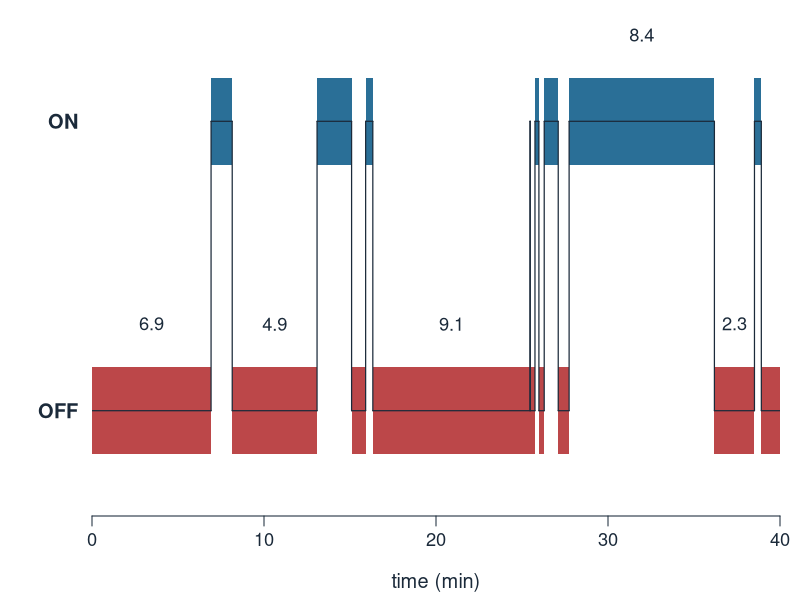
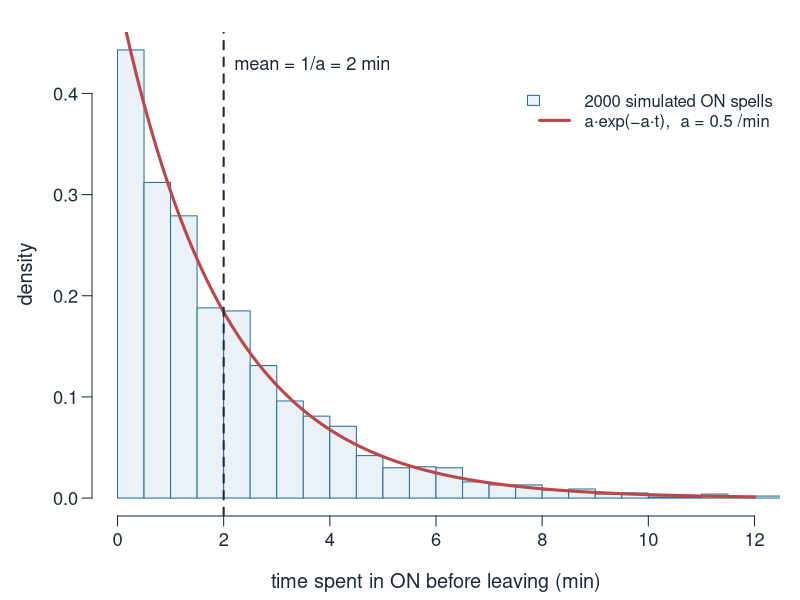
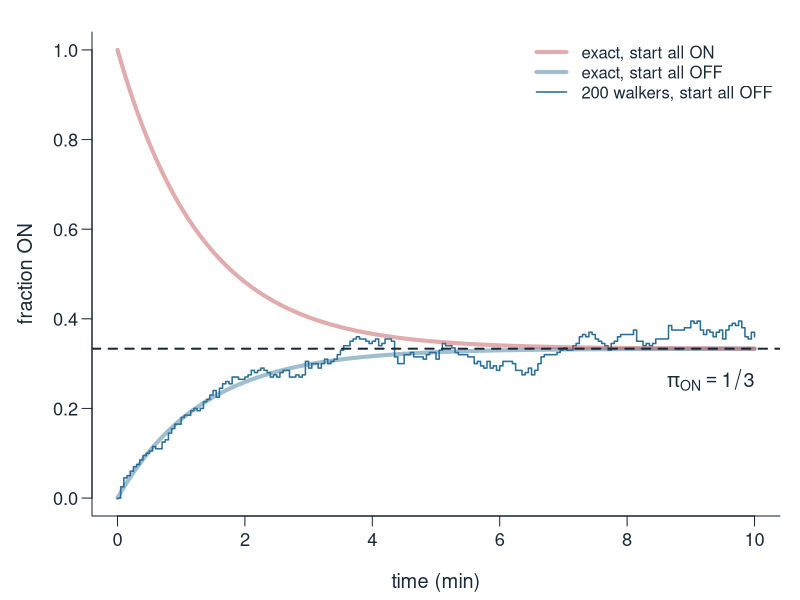
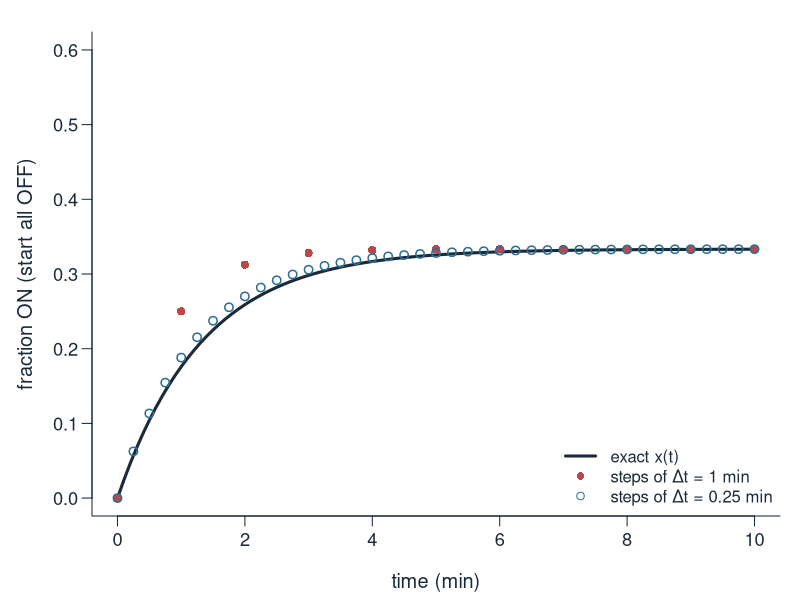
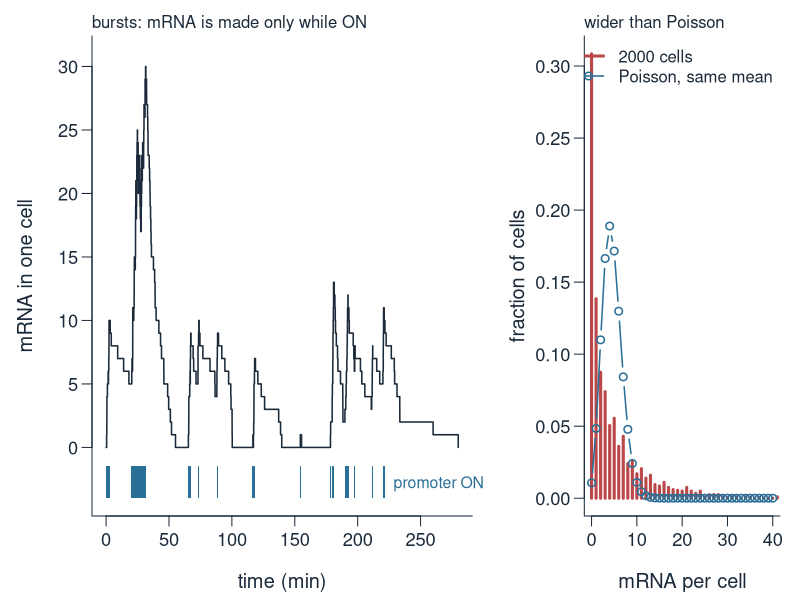

These figures' R source, in order:
# Figures for the ctmc/ unit ("Continuous-time Markov chains", extra material).
#
# Re-run by hand from this folder (it is NOT run by `quarto render`):
#   cd ctmc && Rscript make-ctmc-figs.R
#
# Writes figNN-*.svg (the hand-drawn diagrams fig03, fig05, fig06, fig07 are
# separate, hand-written SVG files) and prints the numbers quoted on the slides.
# Base R only. Colours follow the markov/ figures.

set.seed(1)

ink  <- "#1b2a3a"   # text and lines
cON  <- "#2a6f97"   # state ON  (blue, as R in markov/)
cOFF <- "#bc4749"   # state OFF (red)
cALT <- "#6a994e"   # a third colour (green)

fig <- function(file, w, h, expr) {
  svg(file, width = w, height = h, family = "Helvetica")
  par(mar = c(4.2, 4.6, 1.6, 1), las = 1, mgp = c(2.8, 0.7, 0), col.axis = ink, col.lab = ink, fg = ink,
      cex.axis = 1.1, cex.lab = 1.2)
  expr
  invisible(dev.off())
}

## ---- the lecture chain: promoter ON <-> OFF ---------------------------------
a <- 0.5    # rate ON -> OFF (per min)
b <- 0.25   # rate OFF -> ON (per min)
Q <- matrix(c(-a, a,
               b, -b), 2, byrow = TRUE, dimnames = list(c("ON", "OFF"), c("ON", "OFF")))
cat("Q =\n"); print(Q)
cat(sprintf("mean time ON = 1/a = %.2f min, mean time OFF = 1/b = %.2f min\n", 1 / a, 1 / b))
cat(sprintf("pi = (b, a)/(a+b) = (%.4f, %.4f); relaxation rate a+b = %.2f /min\n",
            b / (a + b), a / (a + b), a + b))

# Gillespie simulation of one 2-state chain: returns jump times and states
gillespie2 <- function(a, b, tmax, start = "OFF") {
  t <- 0; s <- start
  times <- 0; states <- s
  while (t < tmax) {
    rate <- if (s == "ON") a else b
    t <- t + rexp(1, rate)
    s <- if (s == "ON") "OFF" else "ON"
    times <- c(times, t); states <- c(states, s)
  }
  data.frame(time = times, state = states)
}

## ---- fig02: one promoter's ON/OFF trace ---------------------------------------
set.seed(3)
tr <- gillespie2(a, b, 40)
fig("fig02-telegraph-trace.svg", 7.5, 2.6, {
  par(mar = c(4.2, 4.6, 0.8, 1))
  plot(NA, xlim = c(0, 40), ylim = c(-0.3, 1.3), xaxs = "i", yaxt = "n", bty = "n",
       xlab = "time (min)", ylab = "")
  axis(2, at = c(0, 1), labels = c("OFF", "ON"), tick = FALSE, font = 2, cex.axis = 1.2)
  for (k in seq_len(nrow(tr) - 1)) {
    x0 <- tr$time[k]; x1 <- min(tr$time[k + 1], 40)
    on <- tr$state[k] == "ON"
    rect(x0, if (on) 0.85 else -0.15, x1, if (on) 1.15 else 0.15,
         col = if (on) cON else cOFF, border = NA)
    if (x1 - x0 > 2.2) text((x0 + x1) / 2, if (on) 1.3 else 0.3, sprintf("%.1f", x1 - x0),
                            col = ink, cex = 1.1)
  }
  s <- stepfun(tr$time[-1], as.numeric(tr$state == "ON"))
  plot(s, add = TRUE, do.points = FALSE, verticals = TRUE, col = ink, lwd = 1.2, xlim = c(0, 40))
})
d <- diff(tr$time); st <- tr$state[-nrow(tr)]
cat(sprintf("fig02: %d jumps in 40 min; ON spells mean %.2f, OFF spells mean %.2f (incl. last, cut)\n",
            nrow(tr) - 1, mean(d[st == "ON"]), mean(d[st == "OFF"])))

## ---- fig04: waiting times in ON are exponential ---------------------------------
set.seed(4)
w <- rexp(2000, rate = a)
cat(sprintf("fig04: 2000 ON spells: mean %.3f (1/a = %.1f), P(T > 4) sim %.3f, exact e^-2 = %.3f\n",
            mean(w), 1 / a, mean(w > 4), exp(-a * 4)))
fig("fig04-waiting-times.svg", 7, 4, {
  hist(w, breaks = seq(0, ceiling(max(w)) + 1, by = 0.5), freq = FALSE, col = "#eaf1f7", border = cON,
       main = "", xlab = "time spent in ON before leaving (min)", ylab = "density", xlim = c(0, 12))
  curve(a * exp(-a * x), from = 0, to = 12, add = TRUE, lwd = 3, col = cOFF)
  abline(v = 1 / a, lty = 2, lwd = 2, col = ink)
  text(1 / a + 0.2, 0.43, "mean = 1/a = 2 min", adj = 0, col = ink, cex = 1.1)
  legend("topright", inset = c(0, 0.1), c("2000 simulated ON spells", "a·exp(−a·t),  a = 0.5 /min"),
         fill = c("#eaf1f7", NA), border = c(cON, NA), lwd = c(NA, 3), col = c(NA, cOFF), bty = "n", cex = 1.0)
})

## ---- fig08: relaxation to equilibrium -------------------------------------------
xon <- function(t, x0) b / (a + b) + (x0 - b / (a + b)) * exp(-(a + b) * t)
# 200 walkers, all start OFF: fraction ON on a grid of times
set.seed(8)
grid <- seq(0, 10, by = 0.05)
frac <- numeric(length(grid))
for (w_ in 1:200) {
  tr_ <- gillespie2(a, b, 10, start = "OFF")
  idx <- findInterval(grid, tr_$time)
  frac <- frac + (tr_$state[idx] == "ON") / 200
}
fig("fig08-relaxation.svg", 8, 4, {
  plot(grid, frac, type = "s", col = cON, lwd = 1.5, ylim = c(0, 1), xlab = "time (min)",
       ylab = "fraction ON", bty = "l")
  curve(xon(x, 0), 0, 10, add = TRUE, lwd = 4, col = adjustcolor(cON, 0.45))
  curve(xon(x, 1), 0, 10, add = TRUE, lwd = 4, col = adjustcolor(cOFF, 0.45))
  abline(h = b / (a + b), lty = 2, lwd = 2, col = ink)
  text(10, b / (a + b) - 0.07, expression(pi[ON] == 1/3), adj = 1, col = ink, cex = 1.2)
  legend("topright", c("exact, start all ON", "exact, start all OFF", "200 walkers, start all OFF"),
         col = c(adjustcolor(cOFF, 0.45), adjustcolor(cON, 0.45), cON), lwd = c(4, 4, 1.5), bty = "n")
})
cat(sprintf("fig08: distance to pi shrinks by e^-(a+b)t: half-way after ln2/(a+b) = %.2f min\n",
            log(2) / (a + b)))

## ---- fig09: small time steps, P = I + Q dt ------------------------------------------
fig("fig09-small-dt.svg", 8, 4, {
  curve(xon(x, 0), 0, 10, lwd = 3, col = ink, ylim = c(0, 0.6), xlab = "time (min)",
        ylab = "fraction ON (start all OFF)", bty = "l")
  pch <- c(16, 1); cols <- c(cOFF, cON); k <- 0
  for (dt in c(1, 0.25)) {
    k <- k + 1
    P <- diag(2) + Q * dt
    x <- c(0, 1); tt <- 0; xs <- x[1]
    while (tt < 10 - 1e-9) { x <- x %*% P; tt <- tt + dt; xs <- c(xs, x[1]) }
    points(seq(0, 10, by = dt), xs, pch = pch[k], col = cols[k], cex = 1.1, lwd = 1.5)
    cat(sprintf("fig09: dt = %.2f: P = [%.4f %.4f; %.4f %.4f], x_ON at t=2: %.4f (exact %.4f)\n",
                dt, P[1, 1], P[1, 2], P[2, 1], P[2, 2], xs[round(2 / dt) + 1], xon(2, 0)))
  }
  legend("bottomright", c("exact x(t)", "steps of Δt = 1 min", "steps of Δt = 0.25 min"),
         lwd = c(3, NA, NA), pch = c(NA, 16, 1), col = c(ink, cOFF, cON), bty = "n")
})

## ---- fig10: transcriptional bursting -----------------------------------------------
# Promoter switches OFF -> ON at kon, ON -> OFF at koff; while ON, mRNA is made at
# rate s; each mRNA is degraded at rate g. Gillespie over four possible events.
kon <- 0.05; koff <- 0.5; s <- 5; g <- 0.1
burst <- function(tmax, record = TRUE) {
  t <- 0; on <- FALSE; m <- 0
  out <- if (record) list(t = 0, on = on, m = m) else NULL
  while (TRUE) {
    r <- c(if (on) koff else kon, if (on) s else 0, g * m)
    tot <- sum(r)
    t <- t + rexp(1, tot)
    if (t > tmax) break
    e <- sample(3, 1, prob = r)
    if (e == 1) on <- !on else if (e == 2) m <- m + 1 else m <- m - 1
    if (record) { out$t <- c(out$t, t); out$on <- c(out$on, on); out$m <- c(out$m, m) }
  }
  if (record) as.data.frame(out) else m
}
set.seed(10)
one <- burst(300)
cells <- replicate(2000, burst(150, record = FALSE))
mu <- s / g * kon / (kon + koff)
cat(sprintf("fig10: theory mean = %.2f; 2000 cells: mean %.2f, var %.2f, var/mean %.1f, zeros %.2f (Poisson zeros %.2f)\n",
            mu, mean(cells), var(cells), var(cells) / mean(cells), mean(cells == 0), dpois(0, mean(cells))))
fig("fig10-bursting.svg", 9, 3.6, {
  layout(matrix(c(1, 2), 1), widths = c(1.6, 1))
  par(mar = c(4.2, 4.6, 1.8, 1), cex = 1)
  plot(one$t, one$m, type = "s", col = ink, lwd = 1.5, xlab = "time (min)", ylab = "mRNA in one cell",
       bty = "l", ylim = c(-4, max(one$m) + 1), yaxt = "n")
  axis(2, at = pretty(c(0, max(one$m))))
  on_k <- which(one$on)
  segs <- rle(one$on)
  ends <- cumsum(segs$lengths); starts <- c(1, head(ends, -1) + 1)
  for (k in which(segs$values)) {
    t0 <- one$t[starts[k]]; t1 <- if (ends[k] < nrow(one)) one$t[ends[k] + 1] else 300
    rect(t0, -4, t1, -1.5, col = cON, border = NA)
  }
  text(300, -2.75, "promoter ON", adj = c(1, 0.5), col = cON, cex = 0.95, xpd = TRUE)
  mtext("bursts: mRNA is made only while ON", side = 3, line = 0.2, adj = 0, col = ink)
  tb <- table(factor(cells, levels = 0:max(cells))) / length(cells)
  plot(as.numeric(names(tb)), as.numeric(tb), type = "h", lwd = 3, col = cOFF, bty = "l",
       xlab = "mRNA per cell", ylab = "fraction of cells", xlim = c(0, 40))
  points(0:40, dpois(0:40, mean(cells)), type = "b", pch = 1, col = cON, lwd = 1.5)
  legend("topright", c("2000 cells", "Poisson, same mean"), col = c(cOFF, cON), lwd = c(3, 1.5),
         pch = c(NA, 1), bty = "n")
  mtext("wider than Poisson", side = 3, line = 0.2, adj = 0, col = ink)
})
